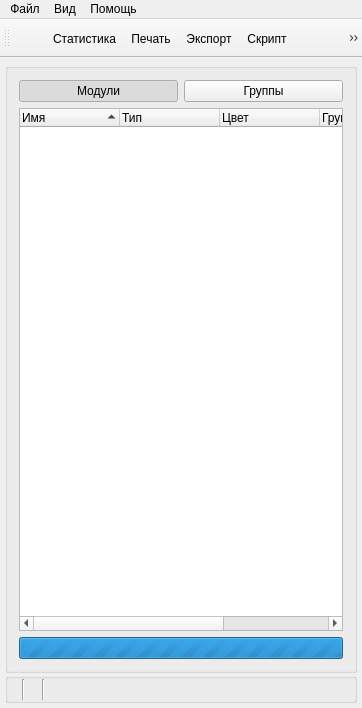
<?xml version="1.0" encoding="UTF-8"?>
<ui version="4.0">
 <class>MainWin</class>
 <widget class="QMainWindow" name="MainWin">
  <property name="geometry">
   <rect>
    <x>0</x>
    <y>0</y>
    <width>362</width>
    <height>708</height>
   </rect>
  </property>
  <property name="windowTitle">
   <string>SVViewer</string>
  </property>
  <property name="windowIcon">
   <iconset resource="../resources/resource.qrc">
    <normaloff>:/SVViewer/images/logo.png</normaloff>:/SVViewer/images/logo.png</iconset>
  </property>
  <widget class="QWidget" name="centralWidget">
   <layout class="QVBoxLayout" name="verticalLayout">
    <property name="spacing">
     <number>0</number>
    </property>
    <property name="leftMargin">
     <number>5</number>
    </property>
    <property name="topMargin">
     <number>5</number>
    </property>
    <property name="rightMargin">
     <number>5</number>
    </property>
    <property name="bottomMargin">
     <number>5</number>
    </property>
    <item>
     <widget class="QSplitter" name="splitter">
      <property name="orientation">
       <enum>Qt::Horizontal</enum>
      </property>
      <widget class="QGroupBox" name="groupBox">
       <property name="title">
        <string/>
       </property>
       <layout class="QVBoxLayout" name="verticalLayout_2">
        <item>
         <layout class="QHBoxLayout" name="horizontalLayout_2">
          <item>
           <widget class="QPushButton" name="btnSortByModule">
            <property name="text">
             <string>Модули</string>
            </property>
            <property name="checkable">
             <bool>true</bool>
            </property>
            <property name="checked">
             <bool>true</bool>
            </property>
           </widget>
          </item>
          <item>
           <widget class="QPushButton" name="btnSortByGroup">
            <property name="text">
             <string>Группы</string>
            </property>
            <property name="checkable">
             <bool>true</bool>
            </property>
           </widget>
          </item>
         </layout>
        </item>
        <item>
         <widget class="TreeWidgetExt" name="treeSignals">
          <property name="editTriggers">
           <set>QAbstractItemView::NoEditTriggers</set>
          </property>
          <property name="sortingEnabled">
           <bool>true</bool>
          </property>
          <property name="animated">
           <bool>true</bool>
          </property>
          <property name="allColumnsShowFocus">
           <bool>true</bool>
          </property>
          <property name="headerHidden">
           <bool>false</bool>
          </property>
          <property name="columnCount">
           <number>5</number>
          </property>
          <attribute name="headerShowSortIndicator" stdset="0">
           <bool>true</bool>
          </attribute>
          <column>
           <property name="text">
            <string>Имя</string>
           </property>
          </column>
          <column>
           <property name="text">
            <string>Тип</string>
           </property>
          </column>
          <column>
           <property name="text">
            <string>Цвет</string>
           </property>
          </column>
          <column>
           <property name="text">
            <string>Группа</string>
           </property>
          </column>
          <column>
           <property name="text">
            <string>Комментарий</string>
           </property>
          </column>
         </widget>
        </item>
        <item>
         <widget class="QProgressBar" name="progressBar">
          <property name="maximum">
           <number>0</number>
          </property>
          <property name="textVisible">
           <bool>false</bool>
          </property>
          <property name="Value" stdset="0">
           <number>-1</number>
          </property>
         </widget>
        </item>
       </layout>
      </widget>
     </widget>
    </item>
    <item>
     <widget class="QGroupBox" name="groupBox_2">
      <property name="maximumSize">
       <size>
        <width>16777215</width>
        <height>30</height>
       </size>
      </property>
      <property name="title">
       <string/>
      </property>
      <layout class="QHBoxLayout" name="horizontalLayout">
       <property name="spacing">
        <number>5</number>
       </property>
       <property name="leftMargin">
        <number>2</number>
       </property>
       <property name="topMargin">
        <number>0</number>
       </property>
       <property name="rightMargin">
        <number>0</number>
       </property>
       <property name="bottomMargin">
        <number>0</number>
       </property>
       <item>
        <widget class="QLabel" name="lbAllSignCnt">
         <property name="text">
          <string/>
         </property>
        </widget>
       </item>
       <item>
        <widget class="Line" name="line">
         <property name="orientation">
          <enum>Qt::Vertical</enum>
         </property>
        </widget>
       </item>
       <item>
        <widget class="QLabel" name="lbSignCnt">
         <property name="text">
          <string/>
         </property>
        </widget>
       </item>
       <item>
        <widget class="Line" name="line_2">
         <property name="orientation">
          <enum>Qt::Vertical</enum>
         </property>
        </widget>
       </item>
       <item>
        <widget class="QLabel" name="lbStatusMess">
         <property name="sizePolicy">
          <sizepolicy hsizetype="Preferred" vsizetype="Expanding">
           <horstretch>0</horstretch>
           <verstretch>0</verstretch>
          </sizepolicy>
         </property>
         <property name="text">
          <string/>
         </property>
         <property name="scaledContents">
          <bool>false</bool>
         </property>
        </widget>
       </item>
       <item>
        <spacer name="horizontalSpacer">
         <property name="orientation">
          <enum>Qt::Horizontal</enum>
         </property>
         <property name="sizeHint" stdset="0">
          <size>
           <width>850</width>
           <height>15</height>
          </size>
         </property>
        </spacer>
       </item>
      </layout>
     </widget>
    </item>
   </layout>
  </widget>
  <widget class="QMenuBar" name="menuBar">
   <property name="geometry">
    <rect>
     <x>0</x>
     <y>0</y>
     <width>362</width>
     <height>26</height>
    </rect>
   </property>
   <widget class="QMenu" name="menu">
    <property name="title">
     <string>Файл</string>
    </property>
    <addaction name="actionSaveWinState"/>
    <addaction name="actionLoadWinState"/>
    <addaction name="actionExit"/>
   </widget>
   <widget class="QMenu" name="menu_2">
    <property name="title">
     <string>Помощь</string>
    </property>
    <addaction name="actionManual"/>
    <addaction name="actionProgram"/>
   </widget>
   <widget class="QMenu" name="menu_3">
    <property name="title">
     <string>Вид</string>
    </property>
    <addaction name="actionUpFont"/>
    <addaction name="actionDnFont"/>
    <addaction name="actionGraphSett"/>
   </widget>
   <addaction name="menu"/>
   <addaction name="menu_3"/>
   <addaction name="menu_2"/>
  </widget>
  <widget class="QToolBar" name="mainToolBar">
   <attribute name="toolBarArea">
    <enum>TopToolBarArea</enum>
   </attribute>
   <attribute name="toolBarBreak">
    <bool>false</bool>
   </attribute>
   <addaction name="actionOpen"/>
   <addaction name="actionStat"/>
   <addaction name="actionPrint"/>
   <addaction name="actionExport"/>
   <addaction name="actionScript"/>
   <addaction name="actionNewWin"/>
  </widget>
  <action name="actionOpen">
   <property name="icon">
    <iconset resource="../resources/resource.qrc">
     <normaloff>:/SVViewer/images/open.png</normaloff>:/SVViewer/images/open.png</iconset>
   </property>
   <property name="text">
    <string/>
   </property>
   <property name="toolTip">
    <string>Открыть</string>
   </property>
   <property name="shortcut">
    <string>Ctrl+O</string>
   </property>
  </action>
  <action name="actionExit">
   <property name="text">
    <string>Выход</string>
   </property>
  </action>
  <action name="actionStat">
   <property name="icon">
    <iconset resource="../resources/resource.qrc">
     <normaloff>:/SVViewer/images/Graph.png</normaloff>:/SVViewer/images/Graph.png</iconset>
   </property>
   <property name="text">
    <string>Статистика</string>
   </property>
  </action>
  <action name="actionProgram">
   <property name="text">
    <string>О программе</string>
   </property>
  </action>
  <action name="actionPrint">
   <property name="icon">
    <iconset resource="../resources/resource.qrc">
     <normaloff>:/SVViewer/images/print.png</normaloff>:/SVViewer/images/print.png</iconset>
   </property>
   <property name="text">
    <string>Печать</string>
   </property>
  </action>
  <action name="actionExport">
   <property name="icon">
    <iconset resource="../resources/resource.qrc">
     <normaloff>:/SVViewer/images/export.png</normaloff>:/SVViewer/images/export.png</iconset>
   </property>
   <property name="text">
    <string>Экспорт</string>
   </property>
  </action>
  <action name="actionNewWin">
   <property name="icon">
    <iconset resource="../resources/resource.qrc">
     <normaloff>:/SVViewer/images/add.png</normaloff>:/SVViewer/images/add.png</iconset>
   </property>
   <property name="text">
    <string>Новое окно</string>
   </property>
  </action>
  <action name="actionSaveWinState">
   <property name="text">
    <string>Сохранить состояние окон</string>
   </property>
  </action>
  <action name="actionLoadWinState">
   <property name="text">
    <string>Загрузить состояние окон</string>
   </property>
  </action>
  <action name="actionUpFont">
   <property name="text">
    <string>Увеличить размер шрифта</string>
   </property>
   <property name="shortcut">
    <string>Ctrl+1</string>
   </property>
  </action>
  <action name="actionDnFont">
   <property name="text">
    <string>Уменьшить размер шрифта</string>
   </property>
   <property name="shortcut">
    <string>Ctrl+2</string>
   </property>
  </action>
  <action name="actionScript">
   <property name="icon">
    <iconset resource="../resources/resource.qrc">
     <normaloff>:/SVViewer/images/script.png</normaloff>:/SVViewer/images/script.png</iconset>
   </property>
   <property name="text">
    <string>Скрипт</string>
   </property>
  </action>
  <action name="actionGraphSett">
   <property name="text">
    <string>График</string>
   </property>
  </action>
  <action name="actionManual">
   <property name="text">
    <string>Руководство пользователя</string>
   </property>
  </action>
 </widget>
 <layoutdefault spacing="6" margin="11"/>
 <customwidgets>
  <customwidget>
   <class>TreeWidgetExt</class>
   <extends>QTreeWidget</extends>
   <header>src/tree_widget.h</header>
  </customwidget>
 </customwidgets>
 <resources>
  <include location="../resources/resource.qrc"/>
 </resources>
 <connections/>
</ui>
